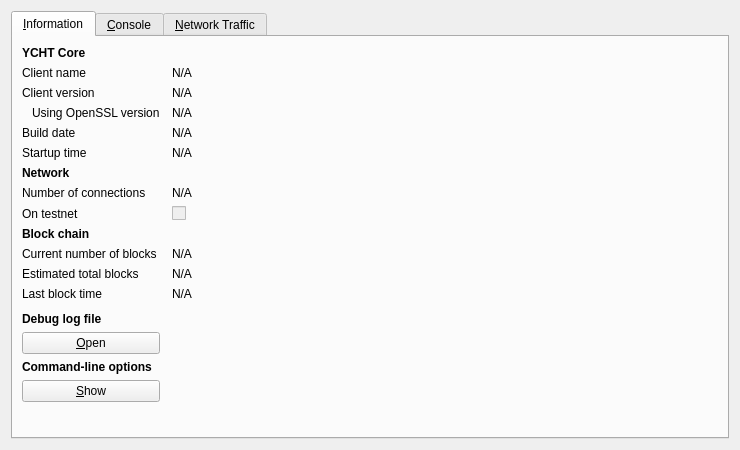
<?xml version="1.0" encoding="UTF-8"?>
<ui version="4.0">
 <class>RPCConsole</class>
 <widget class="QDialog" name="RPCConsole">
  <property name="geometry">
   <rect>
    <x>0</x>
    <y>0</y>
    <width>740</width>
    <height>450</height>
   </rect>
  </property>
  <property name="windowTitle">
   <string>YCHT - Debug window</string>
  </property>
  <property name="styleSheet">
   <string notr="true"/>
  </property>
  <layout class="QVBoxLayout" name="verticalLayout_2">
   <item>
    <widget class="QTabWidget" name="tabWidget">
     <property name="currentIndex">
      <number>0</number>
     </property>
     <widget class="QWidget" name="tab_info">
      <attribute name="title">
       <string>&amp;Information</string>
      </attribute>
      <layout class="QGridLayout" name="gridLayout" columnstretch="0,1">
       <property name="horizontalSpacing">
        <number>12</number>
       </property>
       <item row="0" column="0">
        <widget class="QLabel" name="label_9">
         <property name="font">
          <font>
           <weight>75</weight>
           <bold>true</bold>
          </font>
         </property>
         <property name="text">
          <string>YCHT Core</string>
         </property>
        </widget>
       </item>
       <item row="1" column="0">
        <widget class="QLabel" name="label_5">
         <property name="text">
          <string>Client name</string>
         </property>
        </widget>
       </item>
       <item row="1" column="1">
        <widget class="QLabel" name="clientName">
         <property name="cursor">
          <cursorShape>IBeamCursor</cursorShape>
         </property>
         <property name="text">
          <string>N/A</string>
         </property>
         <property name="textFormat">
          <enum>Qt::PlainText</enum>
         </property>
         <property name="textInteractionFlags">
          <set>Qt::LinksAccessibleByMouse|Qt::TextSelectableByKeyboard|Qt::TextSelectableByMouse</set>
         </property>
        </widget>
       </item>
       <item row="2" column="0">
        <widget class="QLabel" name="label_6">
         <property name="text">
          <string>Client version</string>
         </property>
        </widget>
       </item>
       <item row="2" column="1">
        <widget class="QLabel" name="clientVersion">
         <property name="cursor">
          <cursorShape>IBeamCursor</cursorShape>
         </property>
         <property name="text">
          <string>N/A</string>
         </property>
         <property name="textFormat">
          <enum>Qt::PlainText</enum>
         </property>
         <property name="textInteractionFlags">
          <set>Qt::LinksAccessibleByMouse|Qt::TextSelectableByKeyboard|Qt::TextSelectableByMouse</set>
         </property>
        </widget>
       </item>
       <item row="3" column="0">
        <widget class="QLabel" name="label_14">
         <property name="text">
          <string>Using OpenSSL version</string>
         </property>
         <property name="indent">
          <number>10</number>
         </property>
        </widget>
       </item>
       <item row="3" column="1">
        <widget class="QLabel" name="openSSLVersion">
         <property name="cursor">
          <cursorShape>IBeamCursor</cursorShape>
         </property>
         <property name="text">
          <string>N/A</string>
         </property>
         <property name="textFormat">
          <enum>Qt::PlainText</enum>
         </property>
         <property name="textInteractionFlags">
          <set>Qt::LinksAccessibleByMouse|Qt::TextSelectableByKeyboard|Qt::TextSelectableByMouse</set>
         </property>
        </widget>
       </item>
       <item row="4" column="0">
        <widget class="QLabel" name="label_12">
         <property name="text">
          <string>Build date</string>
         </property>
        </widget>
       </item>
       <item row="4" column="1">
        <widget class="QLabel" name="buildDate">
         <property name="cursor">
          <cursorShape>IBeamCursor</cursorShape>
         </property>
         <property name="text">
          <string>N/A</string>
         </property>
         <property name="textFormat">
          <enum>Qt::PlainText</enum>
         </property>
         <property name="textInteractionFlags">
          <set>Qt::LinksAccessibleByMouse|Qt::TextSelectableByKeyboard|Qt::TextSelectableByMouse</set>
         </property>
        </widget>
       </item>
       <item row="5" column="0">
        <widget class="QLabel" name="label_13">
         <property name="text">
          <string>Startup time</string>
         </property>
        </widget>
       </item>
       <item row="5" column="1">
        <widget class="QLabel" name="startupTime">
         <property name="cursor">
          <cursorShape>IBeamCursor</cursorShape>
         </property>
         <property name="text">
          <string>N/A</string>
         </property>
         <property name="textFormat">
          <enum>Qt::PlainText</enum>
         </property>
         <property name="textInteractionFlags">
          <set>Qt::LinksAccessibleByMouse|Qt::TextSelectableByKeyboard|Qt::TextSelectableByMouse</set>
         </property>
        </widget>
       </item>
       <item row="6" column="0">
        <widget class="QLabel" name="label_11">
         <property name="font">
          <font>
           <weight>75</weight>
           <bold>true</bold>
          </font>
         </property>
         <property name="text">
          <string>Network</string>
         </property>
        </widget>
       </item>
       <item row="7" column="0">
        <widget class="QLabel" name="label_7">
         <property name="text">
          <string>Number of connections</string>
         </property>
        </widget>
       </item>
       <item row="7" column="1">
        <widget class="QLabel" name="numberOfConnections">
         <property name="cursor">
          <cursorShape>IBeamCursor</cursorShape>
         </property>
         <property name="text">
          <string>N/A</string>
         </property>
         <property name="textFormat">
          <enum>Qt::PlainText</enum>
         </property>
         <property name="textInteractionFlags">
          <set>Qt::LinksAccessibleByMouse|Qt::TextSelectableByKeyboard|Qt::TextSelectableByMouse</set>
         </property>
        </widget>
       </item>
       <item row="8" column="0">
        <widget class="QLabel" name="label_8">
         <property name="text">
          <string>On testnet</string>
         </property>
        </widget>
       </item>
       <item row="8" column="1">
        <widget class="QCheckBox" name="isTestNet">
         <property name="enabled">
          <bool>false</bool>
         </property>
         <property name="text">
          <string/>
         </property>
        </widget>
       </item>
       <item row="9" column="0">
        <widget class="QLabel" name="label_10">
         <property name="font">
          <font>
           <weight>75</weight>
           <bold>true</bold>
          </font>
         </property>
         <property name="text">
          <string>Block chain</string>
         </property>
        </widget>
       </item>
       <item row="10" column="0">
        <widget class="QLabel" name="label_3">
         <property name="text">
          <string>Current number of blocks</string>
         </property>
        </widget>
       </item>
       <item row="10" column="1">
        <widget class="QLabel" name="numberOfBlocks">
         <property name="cursor">
          <cursorShape>IBeamCursor</cursorShape>
         </property>
         <property name="text">
          <string>N/A</string>
         </property>
         <property name="textFormat">
          <enum>Qt::PlainText</enum>
         </property>
         <property name="textInteractionFlags">
          <set>Qt::LinksAccessibleByMouse|Qt::TextSelectableByKeyboard|Qt::TextSelectableByMouse</set>
         </property>
        </widget>
       </item>
       <item row="11" column="0">
        <widget class="QLabel" name="label_4">
         <property name="text">
          <string>Estimated total blocks</string>
         </property>
        </widget>
       </item>
       <item row="11" column="1">
        <widget class="QLabel" name="totalBlocks">
         <property name="cursor">
          <cursorShape>IBeamCursor</cursorShape>
         </property>
         <property name="text">
          <string>N/A</string>
         </property>
         <property name="textFormat">
          <enum>Qt::PlainText</enum>
         </property>
         <property name="textInteractionFlags">
          <set>Qt::LinksAccessibleByMouse|Qt::TextSelectableByKeyboard|Qt::TextSelectableByMouse</set>
         </property>
        </widget>
       </item>
       <item row="12" column="0">
        <widget class="QLabel" name="label_2">
         <property name="text">
          <string>Last block time</string>
         </property>
        </widget>
       </item>
       <item row="12" column="1">
        <widget class="QLabel" name="lastBlockTime">
         <property name="cursor">
          <cursorShape>IBeamCursor</cursorShape>
         </property>
         <property name="text">
          <string>N/A</string>
         </property>
         <property name="textFormat">
          <enum>Qt::PlainText</enum>
         </property>
         <property name="textInteractionFlags">
          <set>Qt::LinksAccessibleByMouse|Qt::TextSelectableByKeyboard|Qt::TextSelectableByMouse</set>
         </property>
        </widget>
       </item>
       <item row="13" column="0">
        <spacer name="verticalSpacer_2">
         <property name="orientation">
          <enum>Qt::Vertical</enum>
         </property>
         <property name="sizeHint" stdset="0">
          <size>
           <width>20</width>
           <height>20</height>
          </size>
         </property>
        </spacer>
       </item>
       <item row="14" column="0">
        <widget class="QLabel" name="labelDebugLogfile">
         <property name="font">
          <font>
           <weight>75</weight>
           <bold>true</bold>
          </font>
         </property>
         <property name="text">
          <string>Debug log file</string>
         </property>
        </widget>
       </item>
       <item row="15" column="0">
        <widget class="QPushButton" name="openDebugLogfileButton">
         <property name="toolTip">
          <string>Open the YCHT debug log file from the current data directory. This can take a few seconds for large log files.</string>
         </property>
         <property name="styleSheet">
          <string notr="true"/>
         </property>
         <property name="text">
          <string>&amp;Open</string>
         </property>
         <property name="autoDefault">
          <bool>false</bool>
         </property>
        </widget>
       </item>
       <item row="16" column="0">
        <widget class="QLabel" name="labelCLOptions">
         <property name="font">
          <font>
           <weight>75</weight>
           <bold>true</bold>
          </font>
         </property>
         <property name="text">
          <string>Command-line options</string>
         </property>
        </widget>
       </item>
       <item row="17" column="0">
        <widget class="QPushButton" name="showCLOptionsButton">
         <property name="toolTip">
          <string>Show the YCHT-qt help message to get a list with possible YCHT command-line options.</string>
         </property>
         <property name="styleSheet">
          <string notr="true"/>
         </property>
         <property name="text">
          <string>&amp;Show</string>
         </property>
         <property name="autoDefault">
          <bool>false</bool>
         </property>
        </widget>
       </item>
       <item row="18" column="0">
        <spacer name="verticalSpacer">
         <property name="orientation">
          <enum>Qt::Vertical</enum>
         </property>
         <property name="sizeHint" stdset="0">
          <size>
           <width>20</width>
           <height>40</height>
          </size>
         </property>
        </spacer>
       </item>
      </layout>
     </widget>
     <widget class="QWidget" name="tab_console">
      <attribute name="title">
       <string>&amp;Console</string>
      </attribute>
      <layout class="QVBoxLayout" name="verticalLayout_3">
       <property name="spacing">
        <number>3</number>
       </property>
       <item>
        <widget class="QTextEdit" name="messagesWidget">
         <property name="minimumSize">
          <size>
           <width>0</width>
           <height>100</height>
          </size>
         </property>
         <property name="styleSheet">
          <string notr="true"/>
         </property>
         <property name="readOnly">
          <bool>true</bool>
         </property>
         <property name="tabKeyNavigation" stdset="0">
          <bool>false</bool>
         </property>
         <property name="columnCount" stdset="0">
          <number>2</number>
         </property>
        </widget>
       </item>
       <item>
        <layout class="QHBoxLayout" name="horizontalLayout">
         <property name="spacing">
          <number>3</number>
         </property>
         <item>
          <widget class="QLabel" name="label">
           <property name="text">
            <string notr="true">&gt;</string>
           </property>
          </widget>
         </item>
         <item>
          <widget class="QLineEdit" name="lineEdit">
           <property name="styleSheet">
            <string notr="true"/>
           </property>
          </widget>
         </item>
         <item>
          <widget class="QPushButton" name="clearButton">
           <property name="maximumSize">
            <size>
             <width>24</width>
             <height>24</height>
            </size>
           </property>
           <property name="toolTip">
            <string>Clear console</string>
           </property>
           <property name="styleSheet">
            <string notr="true"/>
           </property>
           <property name="text">
            <string/>
           </property>
           <property name="icon">
            <iconset resource="../bitcoin.qrc">
             <normaloff>:/icons/remove</normaloff>:/icons/remove</iconset>
           </property>
           <property name="shortcut">
            <string notr="true">Ctrl+L</string>
           </property>
           <property name="autoDefault">
            <bool>false</bool>
           </property>
          </widget>
         </item>
        </layout>
       </item>
      </layout>
     </widget>
     <widget class="QWidget" name="tab">
      <attribute name="title">
       <string>&amp;Network Traffic</string>
      </attribute>
      <layout class="QHBoxLayout" name="horizontalLayout_3">
       <item>
        <layout class="QVBoxLayout" name="verticalLayout_4">
         <item>
          <widget class="TrafficGraphWidget" name="trafficGraph" native="true">
           <property name="sizePolicy">
            <sizepolicy hsizetype="Expanding" vsizetype="Expanding">
             <horstretch>0</horstretch>
             <verstretch>0</verstretch>
            </sizepolicy>
           </property>
           <property name="styleSheet">
            <string notr="true"/>
           </property>
          </widget>
         </item>
         <item>
          <layout class="QHBoxLayout" name="horizontalLayout_2">
           <item>
            <widget class="QSlider" name="sldGraphRange">
             <property name="styleSheet">
              <string notr="true"/>
             </property>
             <property name="minimum">
              <number>1</number>
             </property>
             <property name="maximum">
              <number>288</number>
             </property>
             <property name="pageStep">
              <number>12</number>
             </property>
             <property name="value">
              <number>6</number>
             </property>
             <property name="orientation">
              <enum>Qt::Horizontal</enum>
             </property>
            </widget>
           </item>
           <item>
            <widget class="QLabel" name="lblGraphRange">
             <property name="minimumSize">
              <size>
               <width>100</width>
               <height>0</height>
              </size>
             </property>
             <property name="alignment">
              <set>Qt::AlignCenter</set>
             </property>
            </widget>
           </item>
           <item>
            <widget class="QPushButton" name="btnClearTrafficGraph">
             <property name="styleSheet">
              <string notr="true"/>
             </property>
             <property name="text">
              <string>&amp;Clear</string>
             </property>
            </widget>
           </item>
          </layout>
         </item>
        </layout>
       </item>
       <item>
        <layout class="QVBoxLayout" name="verticalLayout">
         <item>
          <widget class="QGroupBox" name="groupBox">
           <property name="title">
            <string>Totals</string>
           </property>
           <layout class="QVBoxLayout" name="verticalLayout_5">
            <item>
             <layout class="QHBoxLayout" name="horizontalLayout_4">
              <item>
               <widget class="Line" name="line">
                <property name="sizePolicy">
                 <sizepolicy hsizetype="Fixed" vsizetype="Fixed">
                  <horstretch>0</horstretch>
                  <verstretch>0</verstretch>
                 </sizepolicy>
                </property>
                <property name="minimumSize">
                 <size>
                  <width>10</width>
                  <height>0</height>
                 </size>
                </property>
                <property name="palette">
                 <palette>
                  <active>
                   <colorrole role="Button">
                    <brush brushstyle="SolidPattern">
                     <color alpha="255">
                      <red>255</red>
                      <green>255</green>
                      <blue>255</blue>
                     </color>
                    </brush>
                   </colorrole>
                   <colorrole role="Light">
                    <brush brushstyle="SolidPattern">
                     <color alpha="255">
                      <red>0</red>
                      <green>255</green>
                      <blue>0</blue>
                     </color>
                    </brush>
                   </colorrole>
                   <colorrole role="Base">
                    <brush brushstyle="SolidPattern">
                     <color alpha="255">
                      <red>255</red>
                      <green>255</green>
                      <blue>255</blue>
                     </color>
                    </brush>
                   </colorrole>
                   <colorrole role="Window">
                    <brush brushstyle="SolidPattern">
                     <color alpha="255">
                      <red>255</red>
                      <green>255</green>
                      <blue>255</blue>
                     </color>
                    </brush>
                   </colorrole>
                  </active>
                  <inactive>
                   <colorrole role="Button">
                    <brush brushstyle="SolidPattern">
                     <color alpha="255">
                      <red>255</red>
                      <green>255</green>
                      <blue>255</blue>
                     </color>
                    </brush>
                   </colorrole>
                   <colorrole role="Light">
                    <brush brushstyle="SolidPattern">
                     <color alpha="255">
                      <red>0</red>
                      <green>255</green>
                      <blue>0</blue>
                     </color>
                    </brush>
                   </colorrole>
                   <colorrole role="Base">
                    <brush brushstyle="SolidPattern">
                     <color alpha="255">
                      <red>255</red>
                      <green>255</green>
                      <blue>255</blue>
                     </color>
                    </brush>
                   </colorrole>
                   <colorrole role="Window">
                    <brush brushstyle="SolidPattern">
                     <color alpha="255">
                      <red>255</red>
                      <green>255</green>
                      <blue>255</blue>
                     </color>
                    </brush>
                   </colorrole>
                  </inactive>
                  <disabled>
                   <colorrole role="Button">
                    <brush brushstyle="SolidPattern">
                     <color alpha="255">
                      <red>255</red>
                      <green>255</green>
                      <blue>255</blue>
                     </color>
                    </brush>
                   </colorrole>
                   <colorrole role="Light">
                    <brush brushstyle="SolidPattern">
                     <color alpha="255">
                      <red>0</red>
                      <green>255</green>
                      <blue>0</blue>
                     </color>
                    </brush>
                   </colorrole>
                   <colorrole role="Base">
                    <brush brushstyle="SolidPattern">
                     <color alpha="255">
                      <red>255</red>
                      <green>255</green>
                      <blue>255</blue>
                     </color>
                    </brush>
                   </colorrole>
                   <colorrole role="Window">
                    <brush brushstyle="SolidPattern">
                     <color alpha="255">
                      <red>255</red>
                      <green>255</green>
                      <blue>255</blue>
                     </color>
                    </brush>
                   </colorrole>
                  </disabled>
                 </palette>
                </property>
                <property name="orientation">
                 <enum>Qt::Horizontal</enum>
                </property>
               </widget>
              </item>
              <item>
               <widget class="QLabel" name="label_16">
                <property name="text">
                 <string>In:</string>
                </property>
               </widget>
              </item>
              <item>
               <widget class="QLabel" name="lblBytesIn">
                <property name="minimumSize">
                 <size>
                  <width>50</width>
                  <height>0</height>
                 </size>
                </property>
                <property name="alignment">
                 <set>Qt::AlignRight|Qt::AlignTrailing|Qt::AlignVCenter</set>
                </property>
               </widget>
              </item>
             </layout>
            </item>
            <item>
             <layout class="QHBoxLayout" name="horizontalLayout_5">
              <item>
               <widget class="Line" name="line_2">
                <property name="sizePolicy">
                 <sizepolicy hsizetype="Fixed" vsizetype="Fixed">
                  <horstretch>0</horstretch>
                  <verstretch>0</verstretch>
                 </sizepolicy>
                </property>
                <property name="minimumSize">
                 <size>
                  <width>10</width>
                  <height>0</height>
                 </size>
                </property>
                <property name="palette">
                 <palette>
                  <active>
                   <colorrole role="Button">
                    <brush brushstyle="SolidPattern">
                     <color alpha="255">
                      <red>255</red>
                      <green>255</green>
                      <blue>255</blue>
                     </color>
                    </brush>
                   </colorrole>
                   <colorrole role="Light">
                    <brush brushstyle="SolidPattern">
                     <color alpha="255">
                      <red>255</red>
                      <green>0</green>
                      <blue>0</blue>
                     </color>
                    </brush>
                   </colorrole>
                   <colorrole role="Base">
                    <brush brushstyle="SolidPattern">
                     <color alpha="255">
                      <red>255</red>
                      <green>255</green>
                      <blue>255</blue>
                     </color>
                    </brush>
                   </colorrole>
                   <colorrole role="Window">
                    <brush brushstyle="SolidPattern">
                     <color alpha="255">
                      <red>255</red>
                      <green>255</green>
                      <blue>255</blue>
                     </color>
                    </brush>
                   </colorrole>
                  </active>
                  <inactive>
                   <colorrole role="Button">
                    <brush brushstyle="SolidPattern">
                     <color alpha="255">
                      <red>255</red>
                      <green>255</green>
                      <blue>255</blue>
                     </color>
                    </brush>
                   </colorrole>
                   <colorrole role="Light">
                    <brush brushstyle="SolidPattern">
                     <color alpha="255">
                      <red>255</red>
                      <green>0</green>
                      <blue>0</blue>
                     </color>
                    </brush>
                   </colorrole>
                   <colorrole role="Base">
                    <brush brushstyle="SolidPattern">
                     <color alpha="255">
                      <red>255</red>
                      <green>255</green>
                      <blue>255</blue>
                     </color>
                    </brush>
                   </colorrole>
                   <colorrole role="Window">
                    <brush brushstyle="SolidPattern">
                     <color alpha="255">
                      <red>255</red>
                      <green>255</green>
                      <blue>255</blue>
                     </color>
                    </brush>
                   </colorrole>
                  </inactive>
                  <disabled>
                   <colorrole role="Button">
                    <brush brushstyle="SolidPattern">
                     <color alpha="255">
                      <red>255</red>
                      <green>255</green>
                      <blue>255</blue>
                     </color>
                    </brush>
                   </colorrole>
                   <colorrole role="Light">
                    <brush brushstyle="SolidPattern">
                     <color alpha="255">
                      <red>255</red>
                      <green>0</green>
                      <blue>0</blue>
                     </color>
                    </brush>
                   </colorrole>
                   <colorrole role="Base">
                    <brush brushstyle="SolidPattern">
                     <color alpha="255">
                      <red>255</red>
                      <green>255</green>
                      <blue>255</blue>
                     </color>
                    </brush>
                   </colorrole>
                   <colorrole role="Window">
                    <brush brushstyle="SolidPattern">
                     <color alpha="255">
                      <red>255</red>
                      <green>255</green>
                      <blue>255</blue>
                     </color>
                    </brush>
                   </colorrole>
                  </disabled>
                 </palette>
                </property>
                <property name="orientation">
                 <enum>Qt::Horizontal</enum>
                </property>
               </widget>
              </item>
              <item>
               <widget class="QLabel" name="label_17">
                <property name="text">
                 <string>Out:</string>
                </property>
               </widget>
              </item>
              <item>
               <widget class="QLabel" name="lblBytesOut">
                <property name="minimumSize">
                 <size>
                  <width>50</width>
                  <height>0</height>
                 </size>
                </property>
                <property name="alignment">
                 <set>Qt::AlignRight|Qt::AlignTrailing|Qt::AlignVCenter</set>
                </property>
               </widget>
              </item>
             </layout>
            </item>
            <item>
             <spacer name="verticalSpacer_4">
              <property name="orientation">
               <enum>Qt::Vertical</enum>
              </property>
              <property name="sizeHint" stdset="0">
               <size>
                <width>20</width>
                <height>407</height>
               </size>
              </property>
             </spacer>
            </item>
           </layout>
          </widget>
         </item>
        </layout>
       </item>
      </layout>
     </widget>
    </widget>
   </item>
  </layout>
 </widget>
 <customwidgets>
  <customwidget>
   <class>TrafficGraphWidget</class>
   <extends>QWidget</extends>
   <header>trafficgraphwidget.h</header>
   <container>1</container>
   <slots>
    <slot>clear()</slot>
   </slots>
  </customwidget>
 </customwidgets>
 <resources>
  <include location="../bitcoin.qrc"/>
 </resources>
 <connections/>
</ui>
